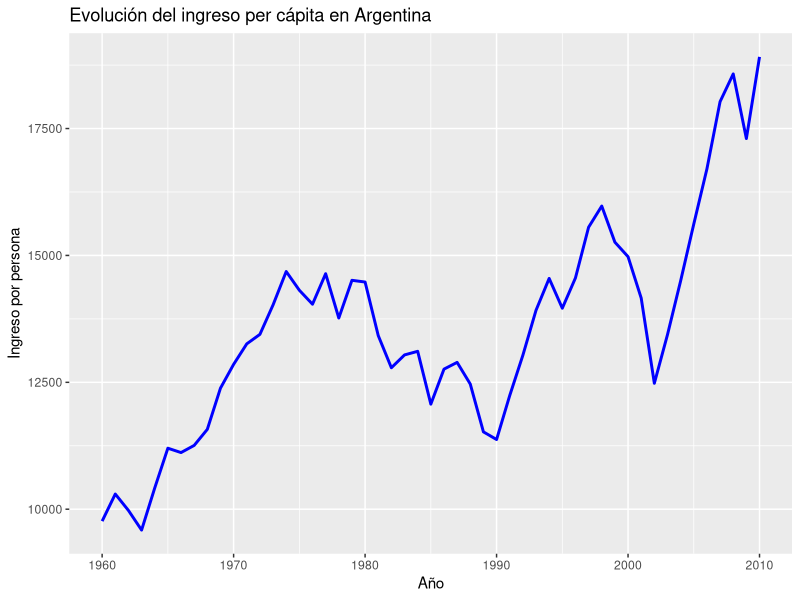
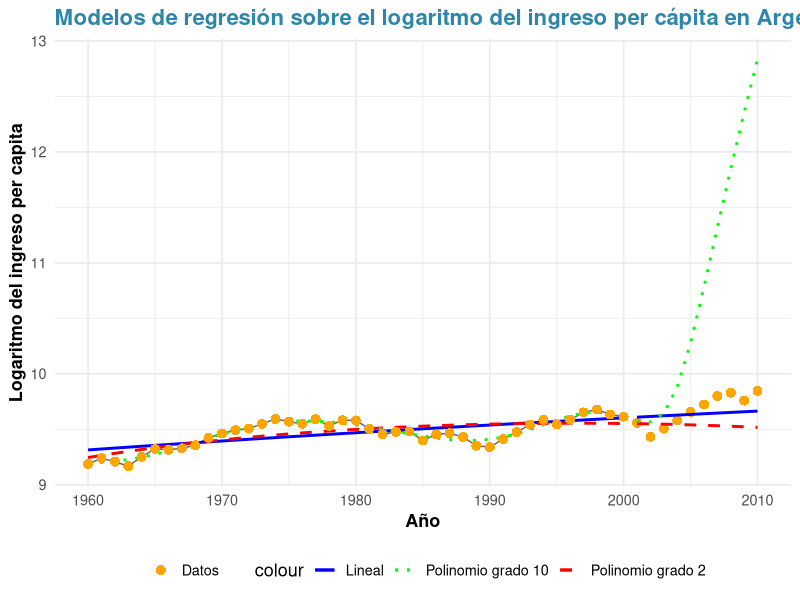
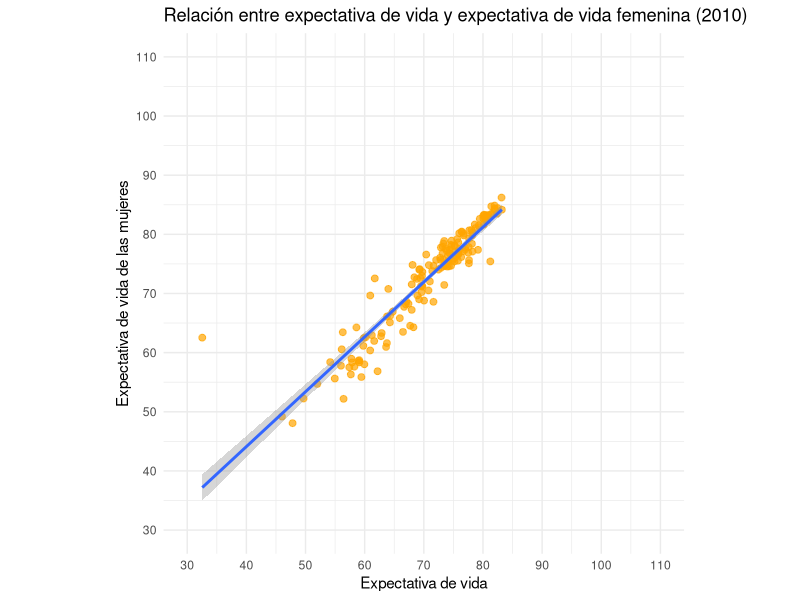
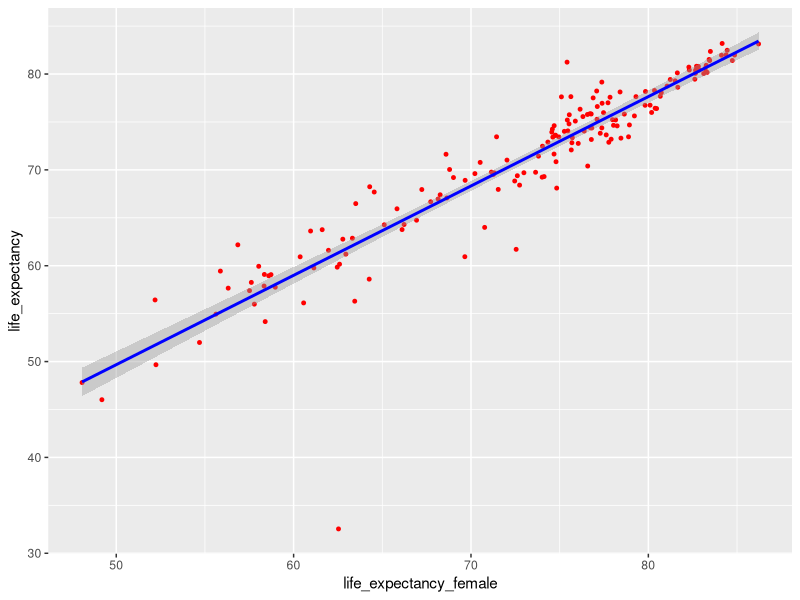
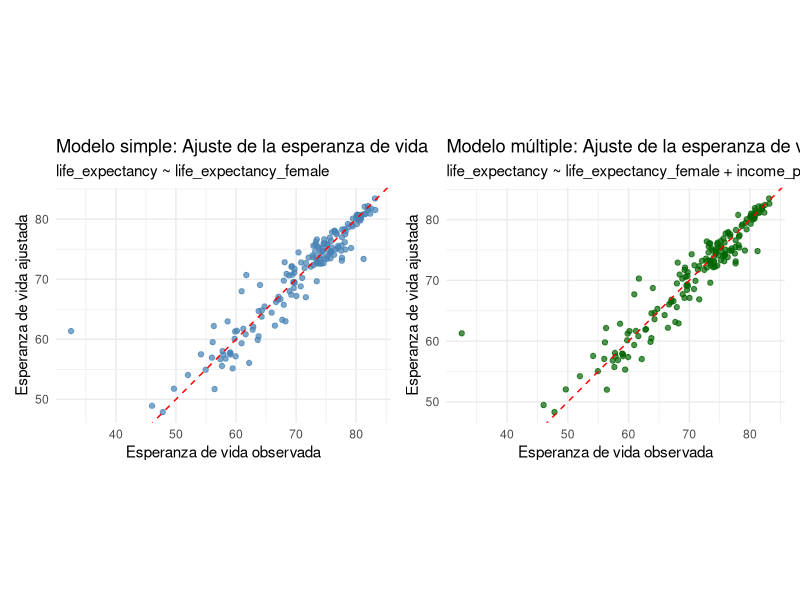

Reproduce these figures in R, in order.
### Trábajo práctico N°1

### En primer lugar, ejecutamos todas las librerías que usaremos a lo largo del trabajo
set.seed(123)
library(ggplot2)
library(patchwork)
library(readr) 
library(tidyverse) 
### Usamos el comando suppressWarnigns para que no los salgan avisos de potenciales NA
### a lo largo del trabajo eliminamos los potenciales NA
gapminder <- suppressWarnings(
  read_csv("gapminder.csv") ### Leemos el dataset
)
View(gapminder) ### Chequeamos que la lectura del dataset se haya realizado de manera correcta 

### Parte 1

### Inciso 1

argentina <- gapminder %>%  
  filter(country == "Argentina")%>% ### Aca creamos otro dateset donde almacenamos 
                                    ### toda la información sobre Argentina
  
  mutate(year=as.numeric(year)) ### Aca nos aseguramos que year este en formato numérico 
                                ### evitando el surgimiento de posible NA
 
View(argentina) ### Chequeamos que la línea anterior haya guardado los datos que buscabamos 

### Gráfico de evolución del ingreso por persona
ggplot(argentina, aes(x = year, y = income_per_person)) +
  geom_line(color = "blue", linewidth = 1) +
  labs(
    title = "Evolución del ingreso per cápita en Argentina",
    x = "Año",
    y = "Ingreso por persona"
  ) 

### Inciso 2
### Separamos a los datos de Argentina según lo pedido en la consigna entre Train y Test

train_arg <- head(argentina, -10) ### todos los años excepto los últimos 10 
test_arg <- tail(argentina, 10)   ### los últimos 10 años

### Chequeamos que la división haya sido realizada correctamente
View(train_arg)
View(test_arg)

### A continuación corremos tres regresiones donde en todas la variable 
### independiente es income_per_person y la única variable explicativa es el año
### En lo que las regresiones es que la primera es linea, la segunda de grado 2
### y la última de grado 10

# Modelo lineal 
modelo_lineal <- lm(income_per_person ~ year, data = train_arg)
summary(modelo_lineal) ### Aqui obtenemos un resumen de los datos más relevantes de la regresión

# Modelo polinómico de grado 2 
modelo_pol_2 <- lm(income_per_person ~ poly(year, 2), data = train_arg)
summary(modelo_pol_2) ### Aqui obtenemos un resumen de los datos más relevantes de la regresión

# Modelo polinómico grado 10
modelo_pol_10 <- lm(income_per_person ~ poly(year, 10), data = train_arg)
summary(modelo_pol_10) ### Aqui obtenemos un resumen de los datos más relevantes de la regresión

pred1 <- predict(modelo_lineal, newdata=test_arg)
pred2 <- predict(modelo_pol_2, newdata=test_arg)
pred3 <- predict(modelo_pol_10, newdata=test_arg)

### Estas tres últimas lineas del código realizan las predicciones 
### de los 3 modelos anteriormente mencionados utilizando como datos
### los almacenados en el dataset test_arg

test_arg <- test_arg %>%
  mutate(
    pred_lineal = pred1,     ### Agregamos las preddciones obtenidas en el dataset train_arg
    pred_pol2   = pred2,
    pred_pol10  = pred3
  )

### Graficamos los resultados obtenidos 
ggplot(train_arg, aes(x = year, y = log(income_per_person))) +  
  # Datos reales (train)
  geom_point(color = "black", alpha = 0.7) +
  geom_line(color = "black", alpha = 0.6) +
  
  # Ajustes en train
  geom_line(aes(y = log(predict(modelo_lineal, newdata = train_arg)), color = "Lineal"), linewidth = 1) +
  geom_line(aes(y = log(predict(modelo_pol_2, newdata = train_arg)), color = "Polinomio grado 2"), 
            linewidth = 1, linetype = "dashed") +
  geom_line(aes(y = log(predict(modelo_pol_10, newdata = train_arg)), color = "Polinomio grado 10"), 
            linewidth = 1, linetype = "dotted") +
  
  # Datos de test (naranja)
  geom_point(data = argentina, aes(x = year, y = log(income_per_person), shape = "Datos"),   
             color = "orange", size = 3) +
  
  # Predicciones en test
  geom_line(data = test_arg, aes(x = year, y = log(pred_lineal), color = "Lineal"), linewidth = 1) +
  geom_line(data = test_arg, aes(x = year, y = log(pred_pol2), color = "Polinomio grado 2"), 
            linewidth = 1, linetype = "dashed") +
  geom_line(data = test_arg, aes(x = year, y = log(pred_pol10), color = "Polinomio grado 10"), 
            linewidth = 1, linetype = "dotted") +
  
  # Etiquetas
  labs(
    title = "Modelos de regresión sobre el logaritmo del ingreso per cápita en Argentina",
    x = "Año",
    y = "Logaritmo del ingreso per capita",
    shape = ""
  ) +
  
  # Tema
  scale_color_manual(values = c("Lineal" = "blue", "Polinomio grado 2" = "red", "Polinomio grado 10" = "green")) +
  theme_minimal(base_size = 13) +
  theme(
    plot.title = element_text(face = "bold", size = 16, color = "#2E86AB"),
    plot.subtitle = element_text(size = 12, color = "gray40"),
    axis.title = element_text(face = "bold"),
    legend.position = "bottom"
  )



### Inciso 3
### Seleccionamos 4 paises sudamericanos distintos a Argentina 
### y los alacenamos en paises 
paises <- c( "Chile", "Peru", "Uruguay", "Brazil")

### Creamos un nuevo dataset sudam donde almacenamos 
### datos sobre el ingreso per cápita a lo largo del 
### tiempo para los paises seleccionados 
sudam <- gapminder %>%
  filter(country %in% paises) %>%
  mutate(
    year = as.numeric(year),
    income_per_person = as.numeric(income_per_person)
  ) %>%
  arrange(country, year)
### Reorganizamos en formato ancho
ingresos <- sudam %>%
  select(country, year, income_per_person) %>%
  pivot_wider(names_from = country, values_from = income_per_person)

### Calculamos la matriz de correlaciones
cor_ingresos <- cor(ingresos %>% select(-year), use = "pairwise.complete.obs")
print(cor_ingresos)


### Calculamos la tasa de crecimiento interanual 
### en términos porcentuales 
sudam <- sudam %>%
  group_by(country) %>%
  arrange(year) %>%
  mutate(growth = (income_per_person / lag(income_per_person) - 1) * 100) %>%
  ungroup()

### Reorganizamos en formato ancho para correlación
crecimiento <- sudam %>%
  select(country, year, growth) %>%
  pivot_wider(names_from = country, values_from = growth)

### Matriz de correlaciones de tasas de crecimiento
cor_crecimiento <- cor(crecimiento %>% select(-year), use = "pairwise.complete.obs")
print(cor_crecimiento)


### Parte 2
### Inciso 5    
gapminder_2010 <- gapminder %>% ### Creamos un nuevo dataset que contenga la información sobre el año 2010
  filter(year == 2010) %>%
  mutate(
    life_expectancy = as.numeric(life_expectancy), ### Aca nos aseguramos que life_expentacy este en formato numérico
    life_expectancy_female = suppressWarnings(as.numeric(life_expectancy_female)) ### Aca nos aseguramos que life_expentacy_female este en formato numérico
  ) %>%                                                                           
  na.omit() ### Con esta línea de código omitimos los valores vacios

### Graficamos
ggplot(gapminder_2010, aes(x = life_expectancy, y = life_expectancy_female)) +
  geom_point(color = "orange", alpha = 0.7, size = 2) +
  geom_smooth(method = "lm")+  ### Aca le agremamos una linea de tendencia para complementar nuestro análisis
  labs(
    title = "Relación entre expectativa de vida y expectativa de vida femenina (2010)",
    x = "Expectativa de vida",
    y = "Expectativa de vida de las mujeres"
  ) +
  scale_x_continuous(limits = c(30, 110), breaks = seq(30, 110, 10)) +
  scale_y_continuous(limits = c(30, 110), breaks = seq(30, 110, 10)) +
  coord_equal() +   
  theme_minimal()

### Inciso 6
### Aca correremos una regresión lineal simple de life_expectancy sobre life_expectancy_female 

regresion_1 <-  lm(life_expectancy ~ life_expectancy_female, data = gapminder_2010) ### Con el comando lm corremos una regresión lineasl
                                                                                    ### simple con los datos proporcionados

summary(regresion_1) ### Esta línea nos devuelve un resumen de los datos de la regresión corrida anteriormente 

### Graficamos la recta que obtenemos de la regresion_1
ggplot(gapminder_2010, aes(x=life_expectancy_female, y=life_expectancy))+geom_point(size=1,color="red")+geom_smooth(method="lm", color="blue")+labs()

### Inciso 7

# Nos aseguramos de que las variables sean tratadas como numéricas
gapminder_2010 <- gapminder %>%
  filter(year == 2010) %>%
  mutate(
    life_expectancy = as.numeric(life_expectancy),
    life_expectancy_female = suppressWarnings(as.numeric(life_expectancy_female)),
    diff = life_expectancy_female - life_expectancy
  ) %>%
  na.omit() ### Aca omitimos los NA de manera que no alteren nuestro análisis

# Test t de una muestra sobre la diferencia
t_test_res <- t.test(gapminder_2010$diff, mu = 0, alternative = "greater")

print(t_test_res) ### Printeamos los resultados obtenidos 

### Inciso 8
### Corremos una regresión múltiple sobre life_expectancy utilizando como variables
### explicativas a life_expectancy_female y income_per_person
regresion_2 <- lm(life_expectancy ~ life_expectancy_female + income_per_person, 
                   data = gapminder_2010)
### Printeamos los resultados de regresion_2
summary(regresion_2)

# Ajustamos los dos modelos
reg_simple <- lm(life_expectancy ~ life_expectancy_female, data = gapminder_2010)
reg_multiple <- lm(life_expectancy ~ life_expectancy_female + income_per_person, 
                   data = gapminder_2010)

# Guardamos los valores ajustados en el dataset
gapminder_2010 <- gapminder_2010 %>%
  mutate(
    fitted_simple = fitted(reg_simple),
    fitted_multiple = fitted(reg_multiple)
  )

# Gráfico 1: Modelo simple
g1 <- ggplot(gapminder_2010, aes(x = life_expectancy, y = fitted_simple)) +
  geom_point(color = "steelblue", alpha = 0.7) +
  geom_abline(slope = 1, intercept = 0, linetype = "dashed", color = "red") +
  labs(
    title = "Modelo simple: Ajuste de la esperanza de vida",
    subtitle = "life_expectancy ~ life_expectancy_female",
    x = "Esperanza de vida observada",
    y = "Esperanza de vida ajustada"
  ) +
  coord_equal() +
  theme_minimal()

# Gráfico 2: Modelo múltiple
g2 <- ggplot(gapminder_2010, aes(x = life_expectancy, y = fitted_multiple)) +
  geom_point(color = "darkgreen", alpha = 0.7) +
  geom_abline(slope = 1, intercept = 0, linetype = "dashed", color = "red") +
  labs(
    title = "Modelo múltiple: Ajuste de la esperanza de vida",
    subtitle = "life_expectancy ~ life_expectancy_female + income_per_person",
    x = "Esperanza de vida observada",
    y = "Esperanza de vida ajustada"
  ) +
  coord_equal() +
  theme_minimal()

### Aca utilizamos la libreria patchwork la cual nos permite mostrar ambos gráficos a la vez
library(patchwork)
g1 + g2

### Inciso 9
gapminder_2010 <- gapminder %>% ### Trabajamos sobre gapminder_2010 de manera tal que 
  filter(year == 2010) %>%      ### tome a las variables de nuestro interes como numeros
  mutate(
    child_mortality = as.numeric(child_mortality),
    life_expectancy_male = as.numeric(life_expectancy_male),
  ) %>%
  na.omit() ### Aca omitimos los NA 

### Corremos una regresión múltiple sobre life_expectancy utilizando como variables
### explicativas a income_per_person, child_mortality y children_per_woman
modelo_vida <- lm(life_expectancy ~ income_per_person + child_mortality + children_per_woman,
                  data = gapminder_2010)
### Printeamos los resultados obtenidos de modelo_vida
summary(modelo_vida)

### Quitamos children_per_woman dado que nos dio no significativo
modelo_vida_corregido <- lm(life_expectancy ~ income_per_person + child_mortality + life_expectancy_male,
                  data = gapminder_2010)
### Printeamos los resultados obtenidos de la regresión corrida anteriormente
summary(modelo_vida_corregido)

### Quitamos income_per_person dado que nos dio no significativo 
modelo_vida_corregido_2 <- lm(life_expectancy ~  child_mortality + life_expectancy_male,
                            data = gapminder_2010)
### Mostramos los resultados de la regresión
summary(modelo_vida_corregido_2)












